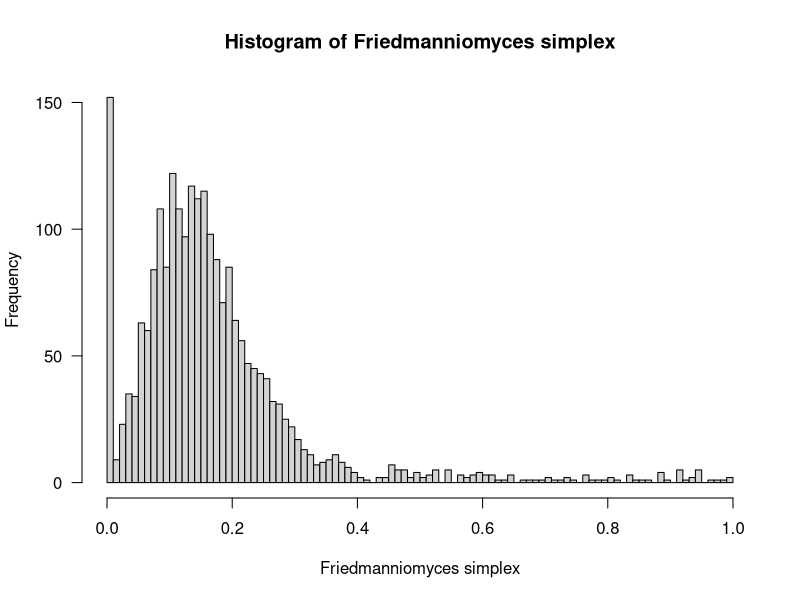
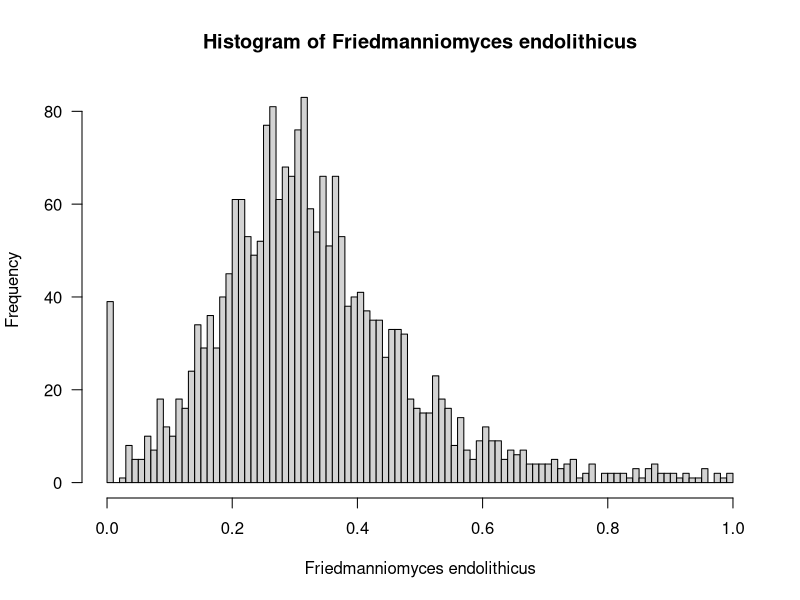
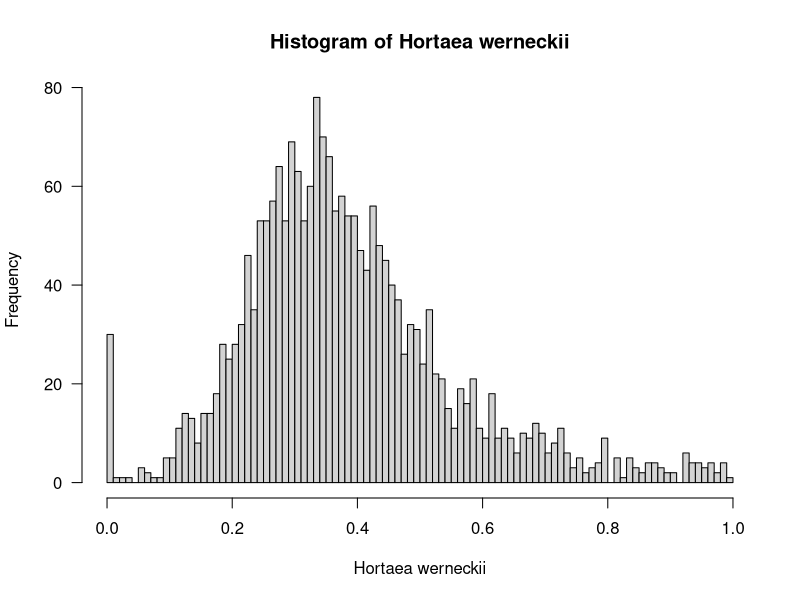
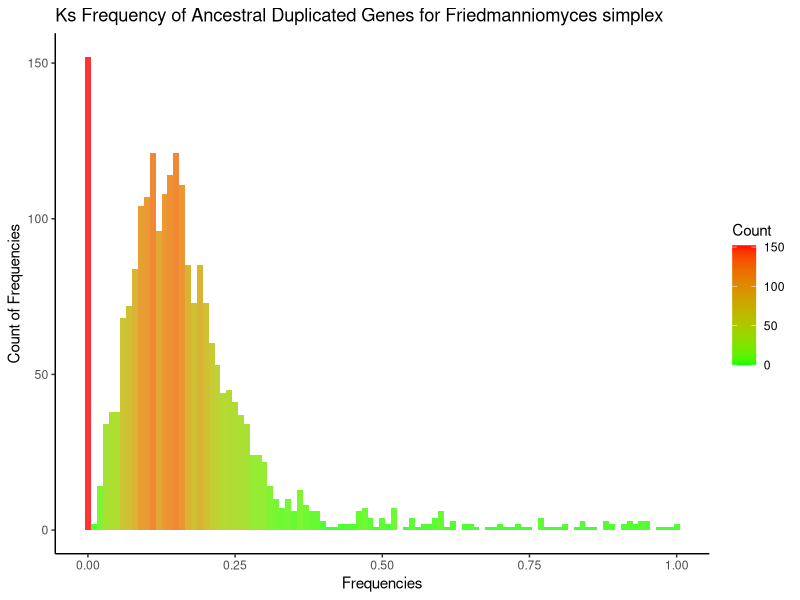
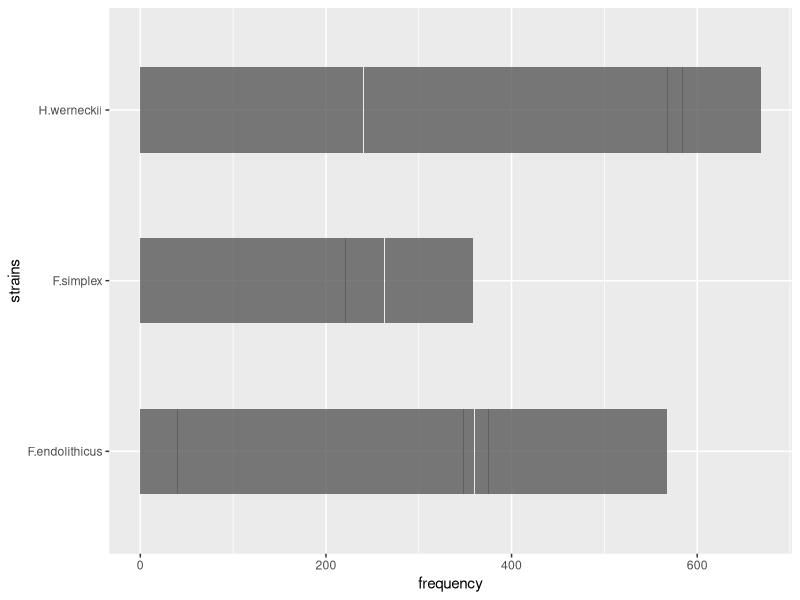
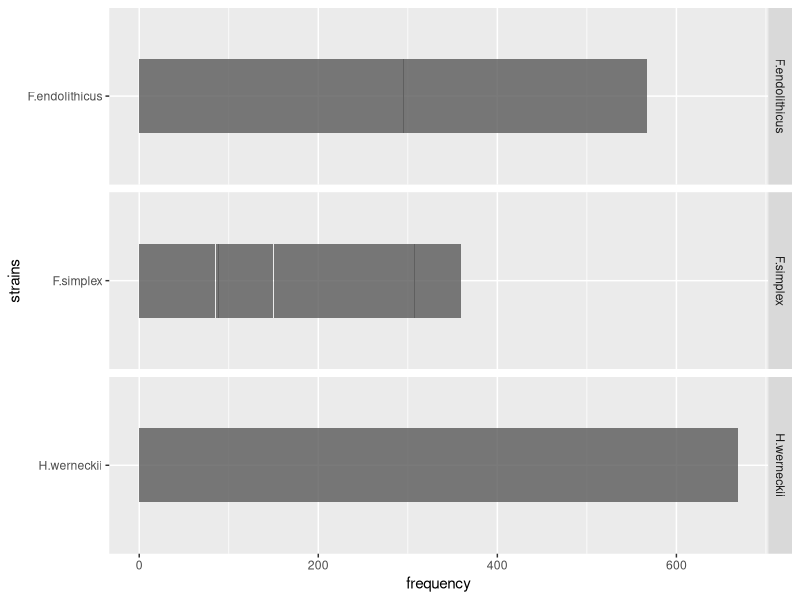

These figures' R source, in order:
## ---- chunk 1
knitr::opts_chunk$set(echo = TRUE)
## ---- chunk 2
library("ggplot2")
library("dplyr")
library("tidyverse")
library("tidyr")
library("reshape2")
library("tools")
## ---- chunk 3
#Using base R hist function
pdf("Ks_all_plot.pdf")

s=read.csv("Fsimplex.tsv", header = TRUE)
s=subset(s,s$KaKs<1)
x=hist(s$KaKs,
       main="Histogram of Friedmanniomyces simplex",
       xlab="Friedmanniomyces simplex",
       ylab="Frequency",
       las=1,
       100)

e=read.csv("Fendolithicus.tsv", header=TRUE)
e=subset(e,e$KaKs<1)
f=hist(e$KaKs,
       main="Histogram of Friedmanniomyces endolithicus",
       xlab="Friedmanniomyces endolithicus",
       ylab="Frequency",
       las=1,
       100)

w=read.csv("Hwer.tsv", header=TRUE)
w=subset(w,w$KaKs<1)
h=hist(w$KaKs,
       main="Histogram of Hortaea werneckii",
       xlab="Hortaea werneckii",
       ylab="Frequency",
       las=1,
       100)

dev.off()
## ---- chunk 4
#I wanted to work with ggplot here to get nicer figures.
pdf("Ks_ggplot.all_plot.pdf")

s=read.csv("Fsimplex.tsv", header = TRUE)
s=subset(s,KaKs<1.0)
ggplot(data=s,aes(KaKs)) + geom_histogram(binwidth=0.01,aes(fill=..count..), alpha = .8) + labs(title="Ks Frequency of Ancestral Duplicated Genes for Friedmanniomyces simplex", x="Frequencies", y="Count of Frequencies") + scale_fill_gradient("Count", low="green", high="red") + theme_classic()
#qplot(s$KaKs, geom="histogram")

e=read.csv("Fendolithicus.tsv", header=TRUE)
e=subset(e,KaKs<1.0)
Fendo=ggplot(data=e,aes(KaKs)) + geom_histogram(binwidth=0.02,aes(fill=..count..), alpha = .8) + labs(title="Ks Frequency of Ancestral Duplicated Genes for Friedmanniomyces endolithicus", x="Frequencies", y="Count of Frequencies") + scale_fill_gradient("Count", low="green", high="red") + theme_classic()

w=read.csv("Hwer.tsv", header=TRUE)
w=subset(w,KaKs<1.0)
Hwer=ggplot(data=w,aes(KaKs)) + geom_histogram(binwidth=0.02,aes(fill=..count..), alpha = .8) + labs(title="Ks Frequency of Ancestral Duplicated Genes for Hortaea werneckii", x="Frequencies", y="Count of Frequencies") + scale_fill_gradient("Count", low="green", high="red") + theme_classic()

dev.off()
## ---- chunk 5
pdf("Ks_Facet_ggplot.all_plot.pdf")

#Take combined dataset and create visuals.
all=read.csv("all.tsv", sep="\t", header = TRUE, dec = ".", na.strings = c("-nan"), stringsAsFactors=FALSE) #added stringsAsFactors because of factors error.
gg <- melt(all) #molten data
gg=subset(all,F.endolithicus<1.0 & F.simplex<1.0 & H.werneckii<1.0) #get the smaller values
gg_long <- gg %>% gather(strains, frequency, F.endolithicus:H.werneckii) #gotta make this data long to have only TWO variables. https://stackoverflow.com/questions/61068031/error-stat-count-can-only-have-an-x-or-y-aesthetic 

gg_long$strains <-as.factor(as.character(gg_long$strains))
gg_long$frequency <-as.numeric(as.character(gg_long$frequency)) #making sure data is numbers
gg_long <- subset(gg_long, !is.na(frequency)) #lots of empty cells, remove with this.

#this one gets them facing the right way
plot = ggplot(data=gg_long, aes(strains, frequency), fill=count) + geom_bar(width=0.5, alpha = .8, stat = 'identity')

#this one is horizontal
plot = ggplot(data=gg_long, aes(frequency, strains), fill=count) + geom_bar(width=0.5, alpha = .8, stat = 'identity') 

plot(plot)
#after_stat

#KaKs_grid=plot + facet_grid(vars(strains), scales = "free")
KaKs_grid=plot + facet_grid((strains ~ .), scales = "free")
plot(KaKs_grid)
dev.off()
